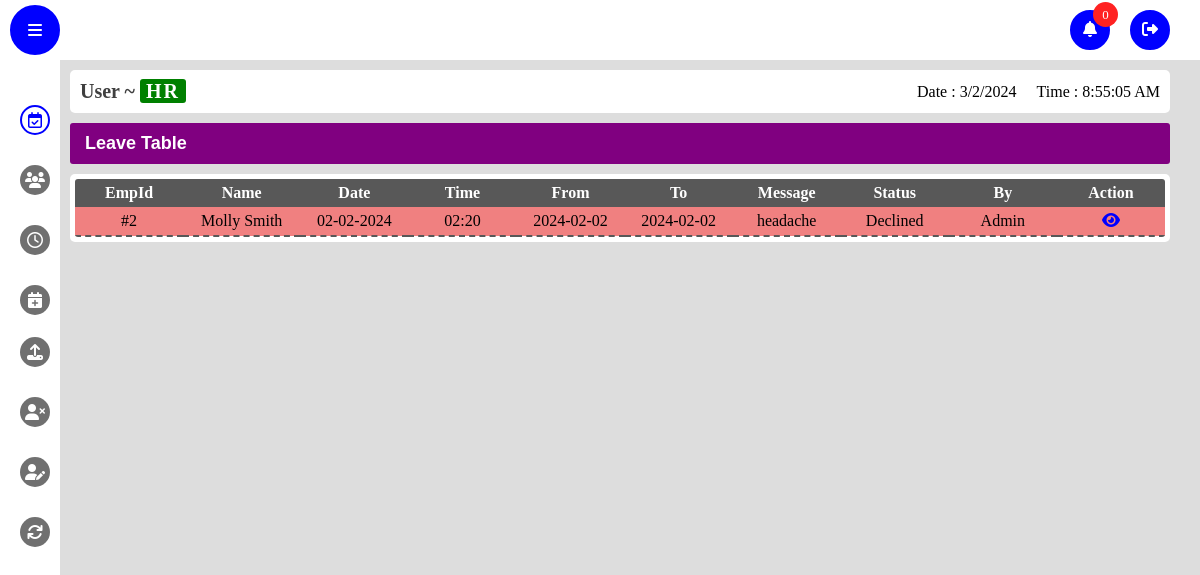
Page /leave_req_table (signed in) on the committed database.
### app/models.py (models this page shows)
class leave(db.Model, UserMixin):
    id = db.Column(db.Integer, primary_key=True)
    emp_id = db.Column(db.Integer)
    emp_name = db.Column(db.String(150), nullable=False)
    reason = db.Column(db.String(150), nullable=False)
    from_time = db.Column(db.String(150), nullable=False)
    to_time = db.Column(db.String(150), nullable=False)
    status = db.Column(db.String(150), default='Pending')
    approved_by = db.Column(db.String(150), default='Pending')
    hr_approval = db.Column(db.String(150), default='Pending')
    date = db.Column(db.DateTime(timezone=True), default=func.now())

### app/views.py (the view)
@views.route("/leave_req_table")
@login_required
def leave_req_table():
    notification=notifications.query.order_by(notifications.timestamp).all()
    emp_login=Emp_login.query.order_by(Emp_login.emp_id).all()
    permission_details=leave.query.order_by(leave.date).all()
    return render_template("req_table.html",emp_login=emp_login,notification=notification,permission=permission_details,permission_type='Leave')

### app/templates/req_table.html (shortened to what this page needs)
{% extends "base_admin.html" %}
{% block content %}
<link rel="stylesheet" href="static/css/style.css" />
<link rel="stylesheet" href="static/css/attendance.css" />
      <link rel="stylesheet" href="static/css/late.css" />
      <section class="late-table-section">
        <header class="late-header">
          <div class="frame-header">
            <div class="frame-details">
              <p class="frame-name">{{permission_type}} Table</p>
            </div>
          </div>
        </header>
        <div class="table">
          <table>
            <thead>
              <th>EmpId</th>
              <th>Name</th>
              <th>Date</th>
              <th>Time</th>
              <th>From</th>
              <th>To</th>
              <th>Message</th>
              <th>Status</th>
              <th>By</th>
              <th>Action</th>
            </thead>
            <tbody class="{{permission_type.lower()}}-table" id="{{permission_type.lower()}}-table">
              {% for permission in permission %}
              <tr class="{{permission.status}}">
                <td>#{{permission.emp_id}}</td>
                <td>{{permission.emp_name}}</td>
                <td>{{permission.date.strftime('%d-%m-%Y') }}</td>
                <td>{{permission.date.strftime('%H:%M') }}</td>
                <td>{{permission.from_time}}</td>
                <td>{{permission.to_time}}</td>
                <td>{{permission.reason}}</td>
                <td class="status">{{permission.status}}</td>
                <td>{{permission.approved_by}}</td>
                <td>
                  <a
                    href="{{ url_for('views.' + permission_type.lower() + '_req_profile',
                                     emp_id=permission.emp_id,
                                     emp_name=permission.emp_name,
                                     from_time=permission.from_time,
                                     to_time=permission.to_time,
                                     reason=permission.reason,
                                     req_id=permission.id,
                                     back_page=permission_type.lower()+'_table',)}}"
                    ><i class="fas fa-eye"></i
                  ></a>
                </td>
              </tr>
              {% endfor %}
            </tbody>
          </table>
        </div>
      </section>
    {% endblock %}

### app/static/css/style.css (style rules this page uses)
* { margin: 0; padding: 0; box-sizing: border-box; list-style: none; text-decoration: none; }
table { width: -webkit-fill-available; }
body { background: #ddd; }
tr.Declined { background: lightcoral !important; }

### app/static/css/late.css (style rules this page uses)
.table { max-width: 100%; padding: 5px; overflow-x: scroll; margin-top: 10px; background: #fff; border-radius: 5px; }
.late-table-section { margin-top: 10px; }
table { border-collapse: collapse; border-radius: 3px; overflow: hidden; width: -webkit-fill-available; }
table thead { background: #585858; color: #fff; }
td, th { min-width: 75px; }
td { border-bottom: 2px dashed #585858; }
.fas.fa-eye { color: blue; }

### app/static/css/attendance.css (style rules this page uses)
.frame-header { width: 100%; display: flex; align-items: center; justify-content: space-between; padding: 10px 15px; background: #800080; color: #fff; border-radius: 3px; }
.frame-details { display: flex; align-items: center; gap: 15px; }
.frame-name { font-family: sans-serif; font-weight: 700; font-size: 18px; display: flex; align-items: center; gap: 10px; }
td, th { min-width: 30px; text-align: center; padding: 5px 0; }

### rows in the picture
leave: emp_id "2", emp_name "Molly Smith", date "02-02-2024", date "02:20", from_time "2024-02-02", to_time "2024-02-02", reason "headache", status "Declined", approved_by "Admin"

### other values in the picture
{{ permission_type }} "Leave"
